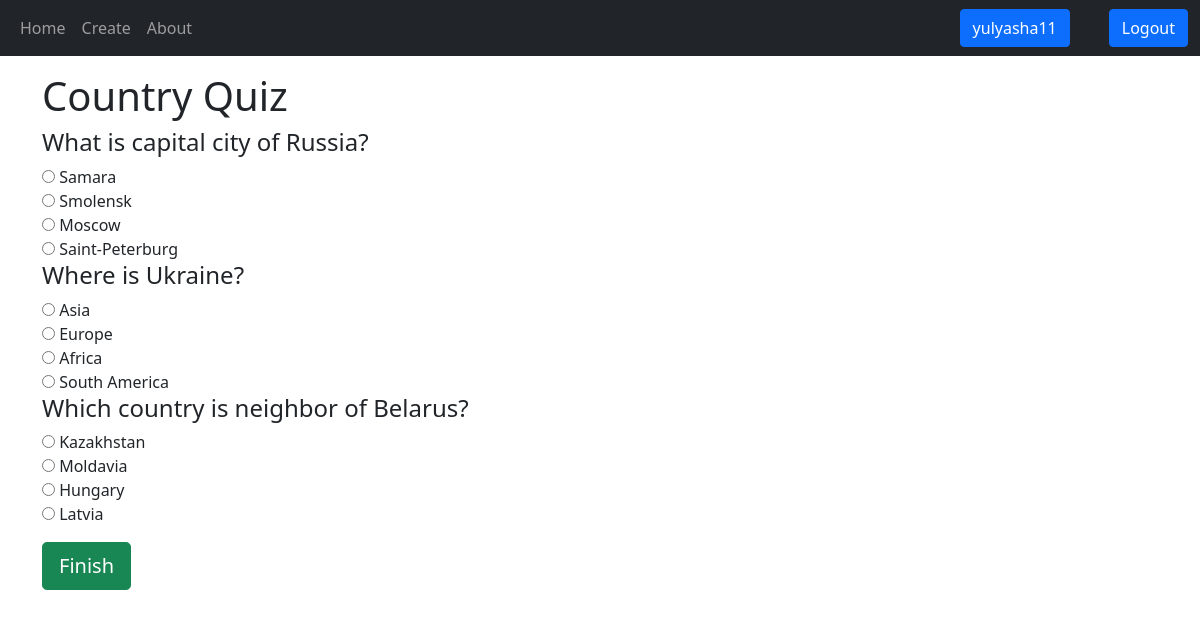
Page /play/17/ (signed in) on the committed database.
### quiz/models.py (models this page shows, shortened)
class Quiz(models.Model):
    user = models.ForeignKey(User, on_delete=models.CASCADE)
    quiz_name = models.CharField(max_length=200)
    '''
    def getUsername(self):
        return self.user.username
    username = getUsername
    quiz_image = models.ImageField(upload_to=f'user_images/{username}/{quiz_name}/')
    '''
    pub_date = models.DateTimeField('Publication date')

class Question(models.Model):
    quiz = models.ForeignKey(Quiz, on_delete=models.CASCADE)
    question_text = models.CharField(max_length=200)

class Answer(models.Model):
    question = models.ForeignKey(Question, on_delete=models.CASCADE)
    answer_text = models.CharField(max_length=200)
    points = models.IntegerField(default=0)

### quiz/views.py (the view)
# urls.py: path('play/<int:quiz_id>/', views.play, name='play'),
def play(request, quiz_id):
    quiz = Quiz.objects.get(pk=quiz_id)
    question_list = quiz.question_set.all()
    return render(request, 'quiz/play.html', context={"quiz": quiz, "question_list": question_list})

### quiz/templates/quiz/play.html (shortened to what this page needs)
<!DOCTYPE html>
<html lang="en">
<head>
    <link href="https://cdn.jsdelivr.net/npm/bootstrap@5.1.2/dist/css/bootstrap.min.css" rel="stylesheet">
</head>
<body>
 <nav class="navbar navbar-expand-sm bg-dark navbar-dark">
        <div class="container-fluid">
            <ul class="navbar-nav">
                <li class="nav-item">
                    <a class="nav-link" href="{% url 'quiz:index' %}">Home</a>
                </li>
                <li class="nav-item">
                    <a class="nav-link" href="{% url 'quiz:create' %}">Create</a>
                </li>
                <li class="nav-item">
                    <a class="nav-link" href="{% url 'quiz:about' %}">About</a>
                </li>
            </ul>
            <div class="d-flex">
                {% if user.is_authenticated %}
                    <li class="nav-item">{
                        <a class="btn btn-primary mx-3" href="{% url 'quiz:profile' user.id%}">{{ user.get_username }}</a></li>
                    <li class="nav-item">
                        <a class="btn btn-primary" href="{% url 'logout'%}?next={{request.path}}">Logout</a>
                    </li>
                {% endif %}
                </div>
        </div>
    </nav>
<div class="container my-3">
    {% if user.is_authenticated %}
        <h1>{{ quiz.quiz_name }}</h1>
        <div id="question_list">
        <form action="{% url 'quiz:result' quiz.id%}" method="post">
            {% for question in question_list %}
                <h4>{{ question.question_text }}</h4>
                {% for answer in question.answer_set.all %}
                    <input type="radio" name="answer{{ question.id }}" id="answer{{ question.id }}-{{ forloop.counter }}" value="{{ answer.id }}">
                    <label for="answer{{ question.id }}-{{ forloop.counter }}">{{ answer.answer_text }}</label><br>
                {% endfor %}
            {% endfor %}
        <input type="submit" value="Finish" class="btn btn-lg btn-success mt-3">
        </form>
    {% else %}
        <h1>Login firstly and then play :)</h1>
    {% endif %}
    </div>
</div>
</body>
</html>

### rows in the picture
Quiz: quiz_name "Country Quiz"
Question: question_text "What is capital city of Russia?"
Answer: answer_text "Samara"
Answer: answer_text "Smolensk"
Answer: answer_text "Moscow"
Answer: answer_text "Saint-Peterburg"
Question: question_text "Where is Ukraine?"
Answer: answer_text "Asia"
Answer: answer_text "Europe"
Answer: answer_text "Africa"
Answer: answer_text "South America"
Question: question_text "Which country is neighbor of Belarus?"
Answer: answer_text "Kazakhstan"
Answer: answer_text "Moldavia"
Answer: answer_text "Hungary"
Answer: answer_text "Latvia"

### other values in the picture
{{ user.get_username }} "yulyasha11"
